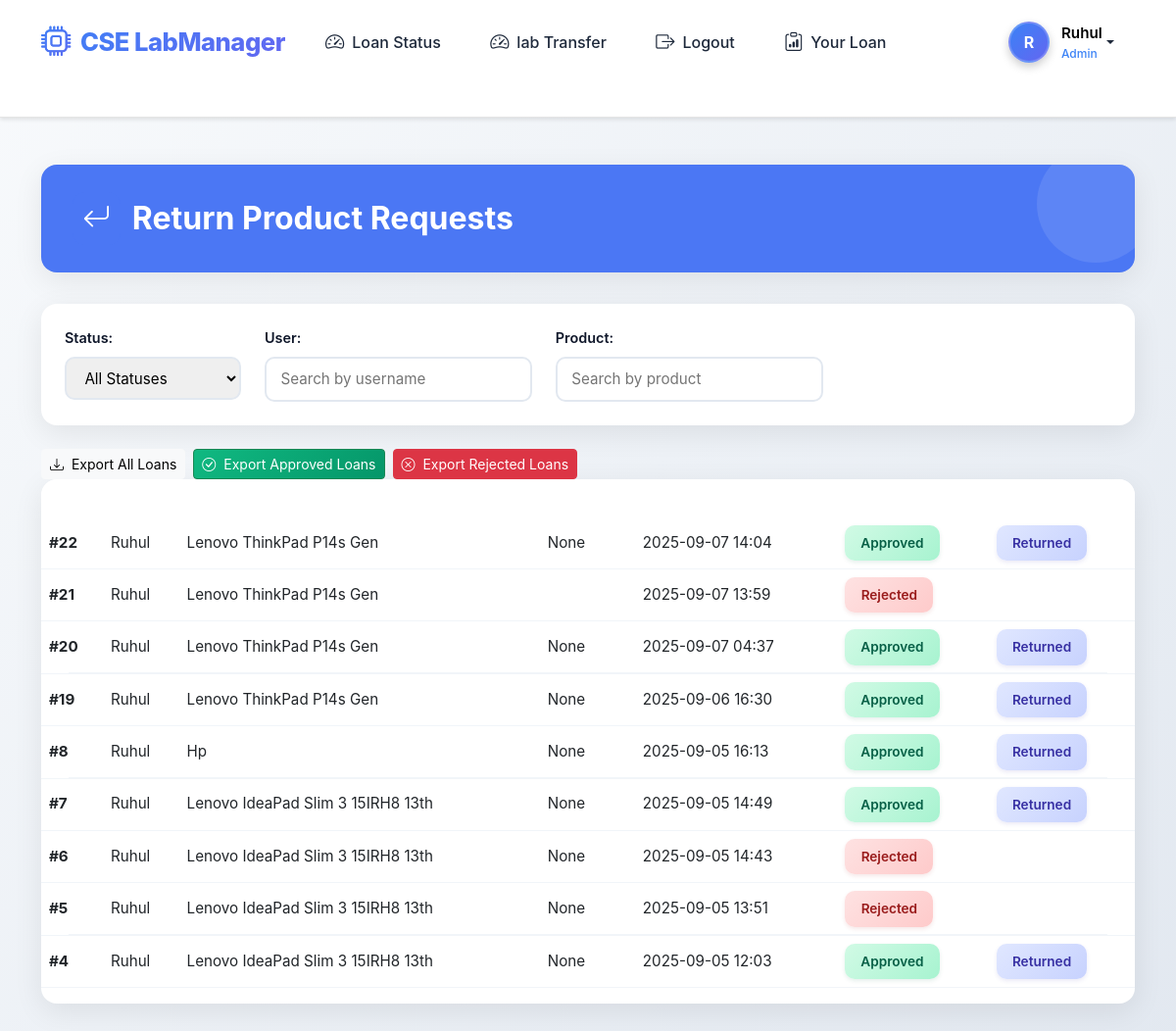
Page /your-loan/654xy/loan (signed in) on the earlier database version.
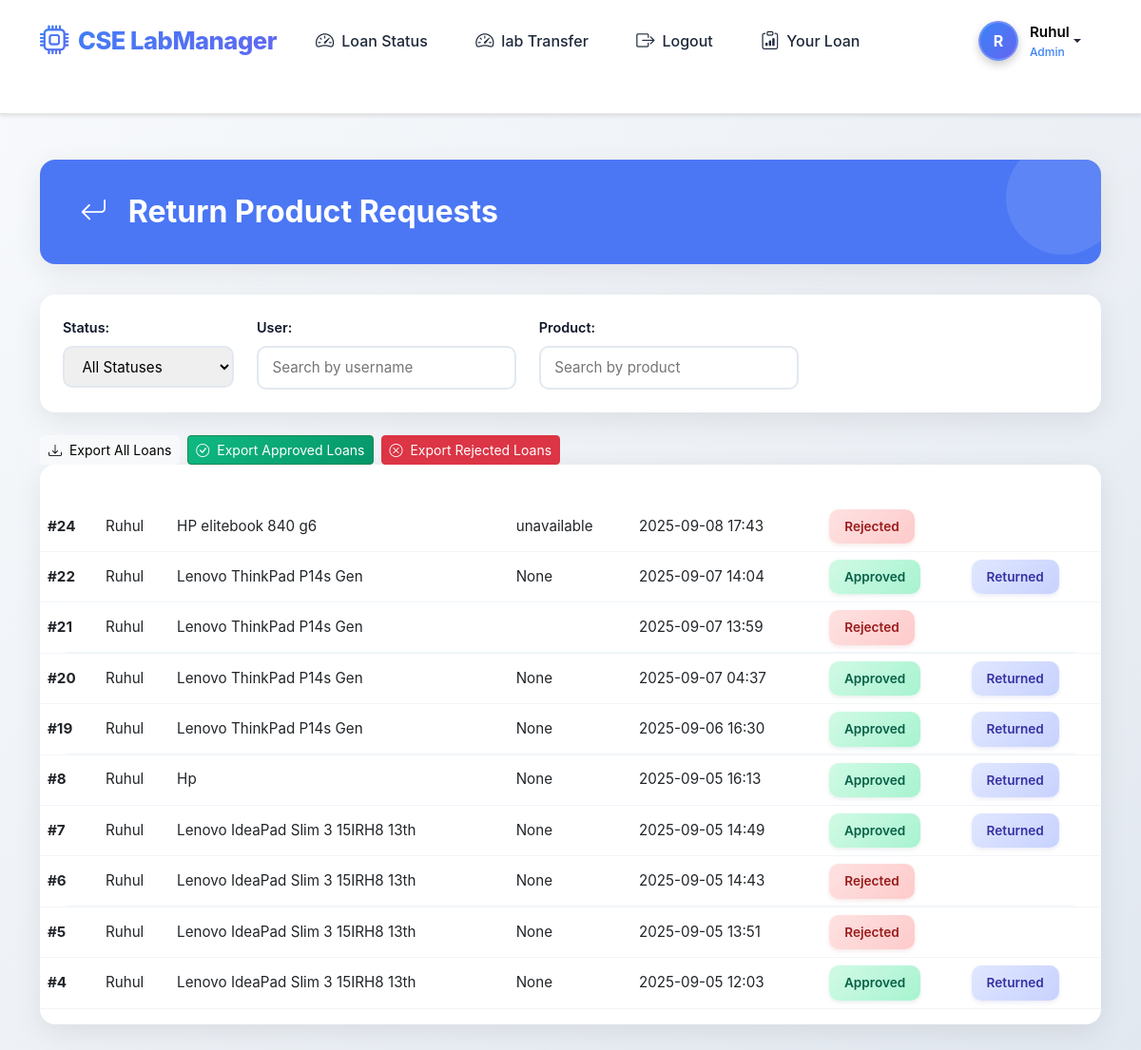
Same page on the later database version.
### app/models.py (models this page shows, shortened)
class LoanRequest(models.Model):
    STATUS_CHOICES = [
        ('pending', 'Pending'),
        ('approved', 'Approved'),
        ('rejected', 'Rejected')
    ]
    product = models.ForeignKey(Product, on_delete=models.CASCADE)
    requested_by = models.ForeignKey(settings.AUTH_USER_MODEL, on_delete=models.CASCADE, related_name='requests_made')
    for_student = models.ForeignKey(settings.AUTH_USER_MODEL, on_delete=models.CASCADE, related_name='requests_received', null=True, blank=True)
    status = models.CharField(max_length=20, choices=STATUS_CHOICES, default='pending')
    request_date = models.DateTimeField(auto_now_add=True)
    approved_by = models.ForeignKey(settings.AUTH_USER_MODEL, on_delete=models.SET_NULL, null=True, blank=True, related_name='requests_approved')
    approved_date = models.DateTimeField(null=True, blank=True)
    return_date = models.DateField(null=True, blank=True)
    return_status = models.BooleanField(default=False,null=True, blank=True)
    rejection_reason = models.CharField(max_length=255, null=True, blank=True)

class User(AbstractUser):
    is_student = models.BooleanField(default=False)
    is_teacher = models.BooleanField(default=False)
    is_hod = models.BooleanField(default=False)
    second_layer_is_student = models.BooleanField(default=False)
    semester = models.CharField(max_length=20, blank=True, null=True)
    department = models.CharField(max_length=100, blank=True, null=True)
    roll_number = models.CharField(max_length=50, blank=True, null=True)

class Product(models.Model):
    STATUS_CHOICES = [
        ('available', 'Available'),
        ('pending', 'Pending'),
        ('in_loan', 'In Loan'),
        ('returned', 'Returned')
    ]
    name = models.CharField(max_length=100)
    description = models.TextField(blank=True, null=True)
    image = models.ImageField(upload_to='products', null=True, blank=True)
    price = models.DecimalField(max_digits=10, decimal_places=2, null=True, blank=True)
    base_price = models.DecimalField(max_digits=10,null=True, blank=True ,decimal_places=2)
    category = models.ForeignKey(Category, on_delete=models.CASCADE)
    lab = models.ForeignKey(Lab, on_delete=models.CASCADE, related_name='products')
    status = models.CharField(max_length=20, choices=STATUS_CHOICES, default='available')
    serial_number = models.CharField(max_length=100, blank=True, null=True)
    in_stock = models.BooleanField(default=True)

### app/views.py (the view, shortened to what this page needs)
# urls.py: path('your-loan/654xy/loan',your_loan,name = "your_loan"),
@login_required(login_url='login')
def your_loan(request):
    loans = LoanRequest.objects.filter(requested_by=request.user).order_by('-request_date')
    return render(request, "your_loan.html", {"return_requests": loans})

### app/templates/your_loan.html (shortened to what the changed rows need)
<!DOCTYPE html>
<html lang="en">
<head>
    <link href="https://cdn.jsdelivr.net/npm/bootstrap@5.3.2/dist/css/bootstrap.min.css" rel="stylesheet">
    <link rel="stylesheet" href="https://cdn.jsdelivr.net/npm/bootstrap-icons@1.10.0/font/bootstrap-icons.css">
</head>
<body>
    {% include 'navbar.html' %}
    <div class="container mt-5">
        <div class="page-header">
            <h2><i class="bi bi-arrow-return-left"></i> Return Product Requests</h2>
        </div>
        {% if return_requests %}
        <div class="table-container">
            <table class="table table-hover" id="requestsTable">
                <thead>
                    <tr>
                        <th>ID</th>
                        <th>User</th>
                        <th>Product</th>
                        <th>Reason</th>
                        <th>Date Requested</th>
                        <th>Status</th>
                        <th>Action</th>
                    </tr>
                </thead>
                <tbody>
                    {% for req in return_requests %}
                    <tr>
                        <td><strong>#{{ req.id }}</strong></td>
                        <td>{{ req.requested_by.username }}</td>
                        <td>{{ req.product.name }}</td>
                        <td>{{ req.rejection_reason }}</td>
                        <td>{{ req.request_date|date:"Y-m-d H:i" }}</td>
                        <td class="status">
                            {% if req.status == "pending" %}
                                <span class="status-badge bg-pending">Pending</span>
                            {% elif req.status == "approved" %}
                                <span class="status-badge bg-approved">Approved</span>
                            {% elif req.status == "rejected" %}
                                <span class="status-badge bg-rejected">Rejected</span>
                            {% endif %}
                        </td>
                        <td>
                            {% if req.status == "approved" and not req.return_status %}
                                <form method="post" action="{% url 'your_loan' %}">
                                    {% csrf_token %}
                                    <input type="hidden" name="id" value="{{ req.id }}">
                                    <button type="submit" class="btn btn-success btn-sm">
                                        <i class="bi bi-check-circle"></i> Apply for Return
                                    </button>
                                </form>
                            {% elif req.return_status %}
                                <span class="status-badge bg-returned">Returned</span>
                            {% endif %}
                        </td>
                    </tr>
                    {% endfor %}
                </tbody>
            </table>
        </div>
        {% else %}
            <div class="alert alert-info">
                <i class="bi bi-inbox"></i>
                <h4>No return requests found</h4>
                <p>There are currently no return product requests to display.</p>
            </div>
        {% endif %}
    </div>
</body>
</html>

Differences in the rows shown:
added LoanRequest: id "24", requested_by.username "Ruhul", product.name "HP elitebook 840 g6", rejection_reason "unavailable", request_date "2025-09-08 17:43", status "Rejected"
